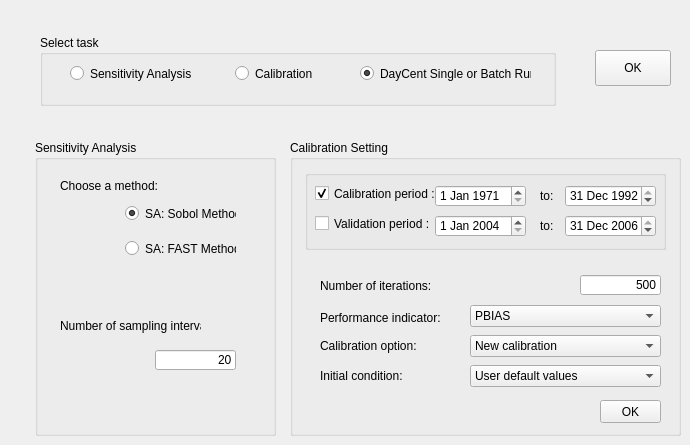
    <widget class="QWidget" name="sacal">
     <attribute name="title">
      <string>Task</string>
     </attribute>
     <widget class="QGroupBox" name="group_cal">
      <property name="geometry">
       <rect>
        <x>290</x>
        <y>140</y>
        <width>391</width>
        <height>296</height>
       </rect>
      </property>
      <property name="title">
       <string>Calibration Setting</string>
      </property>
      <widget class="QLabel" name="label_8">
       <property name="geometry">
        <rect>
         <x>30</x>
         <y>135</y>
         <width>111</width>
         <height>21</height>
        </rect>
       </property>
       <property name="text">
        <string>Number of iterations:</string>
       </property>
      </widget>
      <widget class="QLineEdit" name="txt_dds_total_num">
       <property name="geometry">
        <rect>
         <x>290</x>
         <y>135</y>
         <width>81</width>
         <height>20</height>
        </rect>
       </property>
       <property name="inputMethodHints">
        <set>Qt::ImhPreferNumbers</set>
       </property>
       <property name="text">
        <string>500</string>
       </property>
       <property name="alignment">
        <set>Qt::AlignRight|Qt::AlignTrailing|Qt::AlignVCenter</set>
       </property>
      </widget>
      <widget class="QLabel" name="label_20">
       <property name="geometry">
        <rect>
         <x>30</x>
         <y>170</y>
         <width>141</width>
         <height>16</height>
        </rect>
       </property>
       <property name="text">
        <string>Performance indicator:</string>
       </property>
      </widget>
      <widget class="QComboBox" name="txt_stat">
       <property name="geometry">
        <rect>
         <x>180</x>
         <y>165</y>
         <width>191</width>
         <height>22</height>
        </rect>
       </property>
       <item>
        <property name="text">
         <string>PBIAS</string>
        </property>
       </item>
       <item>
        <property name="text">
         <string>NSE</string>
        </property>
       </item>
       <item>
        <property name="text">
         <string>f(NSE-PBIAS)</string>
        </property>
       </item>
       <item>
        <property name="text">
         <string>R2</string>
        </property>
       </item>
       <item>
        <property name="text">
         <string>RMSE</string>
        </property>
       </item>
       <item>
        <property name="text">
         <string>Absolute error</string>
        </property>
       </item>
      </widget>
      <widget class="QPushButton" name="btn_cal_setting">
       <property name="geometry">
        <rect>
         <x>310</x>
         <y>260</y>
         <width>61</width>
         <height>23</height>
        </rect>
       </property>
       <property name="text">
        <string>OK</string>
       </property>
      </widget>
      <widget class="QLabel" name="label_7">
       <property name="geometry">
        <rect>
         <x>30</x>
         <y>225</y>
         <width>146</width>
         <height>21</height>
        </rect>
       </property>
       <property name="text">
        <string>Initial condition:</string>
       </property>
      </widget>
      <widget class="QLabel" name="label_10">
       <property name="geometry">
        <rect>
         <x>30</x>
         <y>195</y>
         <width>146</width>
         <height>21</height>
        </rect>
       </property>
       <property name="text">
        <string>Calibration option:</string>
       </property>
      </widget>
      <widget class="QComboBox" name="drop_dds_init_cond">
       <property name="geometry">
        <rect>
         <x>180</x>
         <y>225</y>
         <width>191</width>
         <height>22</height>
        </rect>
       </property>
       <item>
        <property name="text">
         <string>User default values</string>
        </property>
       </item>
       <item>
        <property name="text">
         <string>Random sampling</string>
        </property>
       </item>
      </widget>
      <widget class="QComboBox" name="drop_calib_option">
       <property name="geometry">
        <rect>
         <x>180</x>
         <y>195</y>
         <width>191</width>
         <height>22</height>
        </rect>
       </property>
       <item>
        <property name="text">
         <string>New calibration</string>
        </property>
       </item>
       <item>
        <property name="text">
         <string>Continue the previous run</string>
        </property>
       </item>
      </widget>
      <widget class="QGroupBox" name="groupBox_5">
       <property name="geometry">
        <rect>
         <x>15</x>
         <y>30</y>
         <width>361</width>
         <height>80</height>
        </rect>
       </property>
       <property name="title">
        <string/>
       </property>
       <widget class="QCheckBox" name="chk_calibration">
        <property name="enabled">
         <bool>true</bool>
        </property>
        <property name="geometry">
         <rect>
          <x>10</x>
          <y>15</y>
          <width>126</width>
          <height>17</height>
         </rect>
        </property>
        <property name="text">
         <string>Calibration period :</string>
        </property>
        <property name="checkable">
         <bool>true</bool>
        </property>
        <property name="checked">
         <bool>true</bool>
        </property>
        <property name="tristate">
         <bool>false</bool>
        </property>
       </widget>
       <widget class="QCheckBox" name="chk_validation">
        <property name="geometry">
         <rect>
          <x>10</x>
          <y>45</y>
          <width>121</width>
          <height>17</height>
         </rect>
        </property>
        <property name="text">
         <string>Validation period :</string>
        </property>
       </widget>
       <widget class="QDateEdit" name="txt_calibration_start_date">
        <property name="geometry">
         <rect>
          <x>130</x>
          <y>15</y>
          <width>91</width>
          <height>22</height>
         </rect>
        </property>
        <property name="dateTime">
         <datetime>
          <hour>0</hour>
          <minute>0</minute>
          <second>0</second>
          <year>1971</year>
          <month>1</month>
          <day>1</day>
         </datetime>
        </property>
        <property name="date">
         <date>
          <year>1971</year>
          <month>1</month>
          <day>1</day>
         </date>
        </property>
       </widget>
       <widget class="QDateEdit" name="txt_validation_start_date">
        <property name="geometry">
         <rect>
          <x>130</x>
          <y>45</y>
          <width>91</width>
          <height>22</height>
         </rect>
        </property>
        <property name="date">
         <date>
          <year>2004</year>
          <month>1</month>
          <day>1</day>
         </date>
        </property>
       </widget>
       <widget class="QDateEdit" name="txt_calibration_end_date">
        <property name="geometry">
         <rect>
          <x>260</x>
          <y>15</y>
          <width>91</width>
          <height>22</height>
         </rect>
        </property>
        <property name="dateTime">
         <datetime>
          <hour>0</hour>
          <minute>0</minute>
          <second>0</second>
          <year>1992</year>
          <month>12</month>
          <day>31</day>
         </datetime>
        </property>
        <property name="date">
         <date>
          <year>1992</year>
          <month>12</month>
          <day>31</day>
         </date>
        </property>
       </widget>
       <widget class="QDateEdit" name="txt_validation_end_date">
        <property name="geometry">
         <rect>
          <x>260</x>
          <y>45</y>
          <width>91</width>
          <height>22</height>
         </rect>
        </property>
        <property name="date">
         <date>
          <year>2006</year>
          <month>12</month>
          <day>31</day>
         </date>
        </property>
       </widget>
       <widget class="QLabel" name="label_26">
        <property name="geometry">
         <rect>
          <x>235</x>
          <y>15</y>
          <width>16</width>
          <height>21</height>
         </rect>
        </property>
        <property name="text">
         <string>to:</string>
        </property>
       </widget>
       <widget class="QLabel" name="label_27">
        <property name="geometry">
         <rect>
          <x>235</x>
          <y>45</y>
          <width>16</width>
          <height>21</height>
         </rect>
        </property>
        <property name="text">
         <string>to:</string>
        </property>
       </widget>
      </widget>
      <zorder>groupBox_5</zorder>
      <zorder>label_8</zorder>
      <zorder>txt_dds_total_num</zorder>
      <zorder>label_20</zorder>
      <zorder>txt_stat</zorder>
      <zorder>btn_cal_setting</zorder>
      <zorder>label_7</zorder>
      <zorder>label_10</zorder>
      <zorder>drop_dds_init_cond</zorder>
      <zorder>drop_calib_option</zorder>
     </widget>
     <widget class="QGroupBox" name="group_sa">
      <property name="geometry">
       <rect>
        <x>35</x>
        <y>140</y>
        <width>241</width>
        <height>296</height>
       </rect>
      </property>
      <property name="title">
       <string>Sensitivity Analysis</string>
      </property>
      <widget class="QLabel" name="label_11">
       <property name="geometry">
        <rect>
         <x>25</x>
         <y>175</y>
         <width>141</width>
         <height>21</height>
        </rect>
       </property>
       <property name="text">
        <string>Number of sampling interval:</string>
       </property>
      </widget>
      <widget class="QLineEdit" name="txt_num_sa_interval">
       <property name="enabled">
        <bool>true</bool>
       </property>
       <property name="geometry">
        <rect>
         <x>120</x>
         <y>210</y>
         <width>81</width>
         <height>20</height>
        </rect>
       </property>
       <property name="inputMethodHints">
        <set>Qt::ImhPreferNumbers</set>
       </property>
       <property name="text">
        <string>20</string>
       </property>
       <property name="alignment">
        <set>Qt::AlignRight|Qt::AlignTrailing|Qt::AlignVCenter</set>
       </property>
      </widget>
      <widget class="QRadioButton" name="rb_sa_sobol">
       <property name="geometry">
        <rect>
         <x>90</x>
         <y>65</y>
         <width>111</width>
         <height>17</height>
        </rect>
       </property>
       <property name="text">
        <string>SA: Sobol Method</string>
       </property>
       <property name="checked">
        <bool>true</bool>
       </property>
      </widget>
      <widget class="QRadioButton" name="rb_sa_fast">
       <property name="geometry">
        <rect>
         <x>90</x>
         <y>100</y>
         <width>111</width>
         <height>17</height>
        </rect>
       </property>
       <property name="text">
        <string>SA: FAST Method</string>
       </property>
      </widget>
      <widget class="QLabel" name="label_52">
       <property name="geometry">
        <rect>
         <x>25</x>
         <y>35</y>
         <width>141</width>
         <height>21</height>
        </rect>
       </property>
       <property name="text">
        <string>Choose a method:</string>
       </property>
      </widget>
     </widget>
     <widget class="QGroupBox" name="groupBox_2">
      <property name="geometry">
       <rect>
        <x>40</x>
        <y>35</y>
        <width>516</width>
        <height>71</height>
       </rect>
      </property>
      <property name="title">
       <string>Select task</string>
      </property>
      <widget class="QRadioButton" name="rb_calibration">
       <property name="geometry">
        <rect>
         <x>195</x>
         <y>30</y>
         <width>141</width>
         <height>17</height>
        </rect>
       </property>
       <property name="text">
        <string>Calibration</string>
       </property>
       <property name="checked">
        <bool>false</bool>
       </property>
      </widget>
      <widget class="QRadioButton" name="rb_sa">
       <property name="geometry">
        <rect>
         <x>30</x>
         <y>30</y>
         <width>141</width>
         <height>17</height>
        </rect>
       </property>
       <property name="text">
        <string>Sensitivity Analysis</string>
       </property>
       <property name="checked">
        <bool>false</bool>
       </property>
      </widget>
      <widget class="QRadioButton" name="rb_Single_orBatch_Run">
       <property name="geometry">
        <rect>
         <x>320</x>
         <y>30</y>
         <width>171</width>
         <height>17</height>
        </rect>
       </property>
       <property name="text">
        <string>DayCent Single or Batch Run</string>
       </property>
       <property name="checked">
        <bool>true</bool>
       </property>
      </widget>
     </widget>
     <widget class="QPushButton" name="btn_cal_sa">
      <property name="geometry">
       <rect>
        <x>595</x>
        <y>50</y>
        <width>76</width>
        <height>36</height>
       </rect>
      </property>
      <property name="text">
       <string>OK</string>
      </property>
     </widget>
    </widget>
